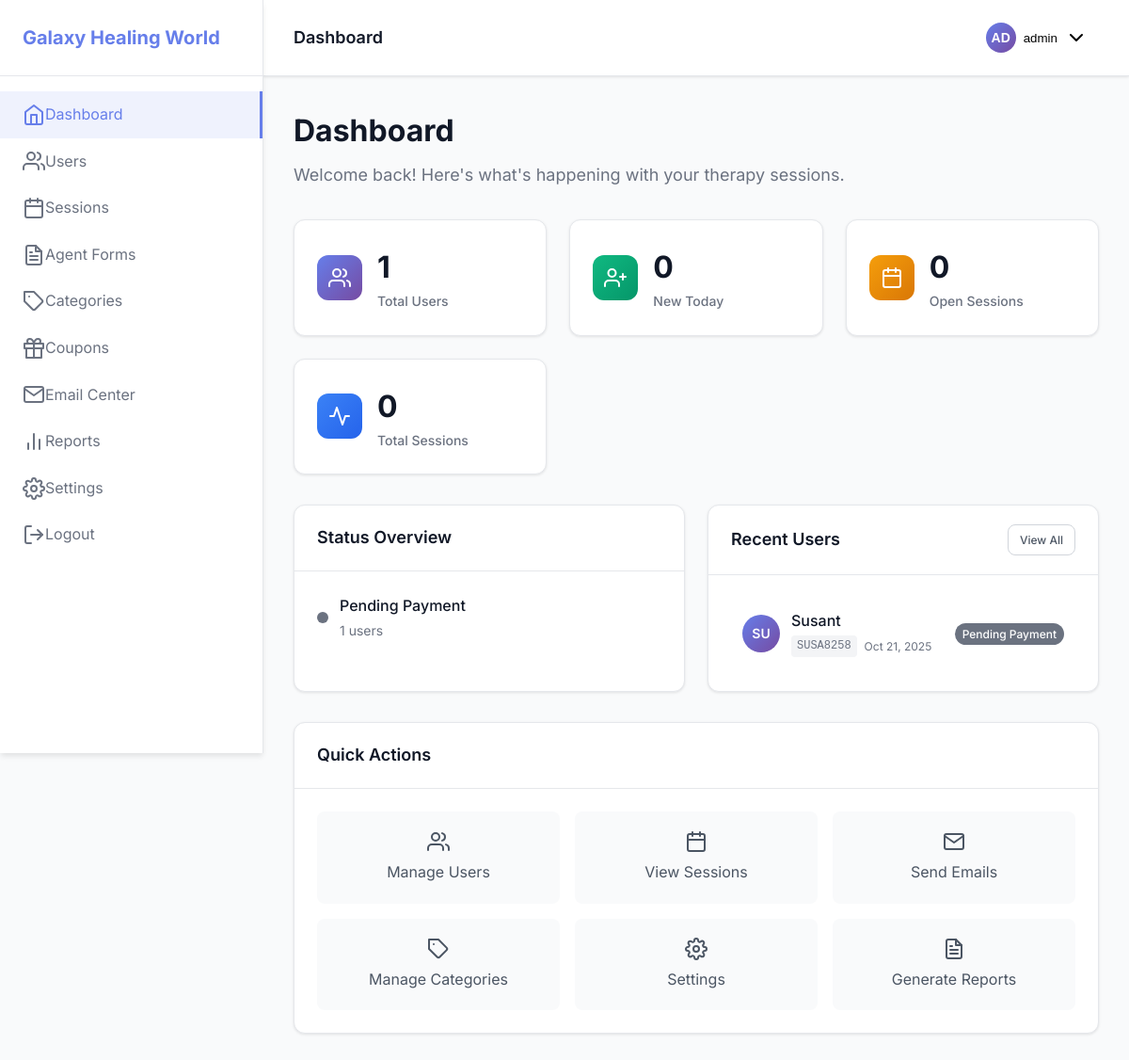
/admin/index.php (signed in), run on the app's committed database.
### tables this page shows
CREATE TABLE users (
                id INTEGER PRIMARY KEY AUTOINCREMENT,
                client_id VARCHAR(50) UNIQUE NOT NULL,
                name VARCHAR(255) NOT NULL,
                email VARCHAR(255) NOT NULL,
                mobile VARCHAR(20) NOT NULL,
                dob DATE,
                age INTEGER,
                house_number VARCHAR(255),
                street_locality VARCHAR(255),
                pincode VARCHAR(10),
                area_village VARCHAR(255),
                city VARCHAR(100),
                district VARCHAR(100),
                state VARCHAR(100),
                address TEXT,
                voice_recording_path TEXT,
                attendant VARCHAR(50) DEFAULT 'self',
                attendant_name VARCHAR(255),
                attendant_email VARCHAR(255),
                attendant_mobile VARCHAR(20),
                relationship VARCHAR(100),
                how_learned VARCHAR(100),
                has_disability VARCHAR(10) DEFAULT 'no',
                disability_type VARCHAR(255),
                disability_percentage INTEGER,
                disability_documents TEXT,
                status VARCHAR(50) DEFAULT 'first-time',
                payment_made DECIMAL(10, 2) DEFAULT 0,
                created_at DATETIME DEFAULT CURRENT_TIMESTAMP,
                updated_at DATETIME DEFAULT CURRENT_TIMESTAMP
            );

### admin/index.php (the view, shortened to what this page needs)
<?php
$db = Database::getInstance();
$pdo = $db->getConnection();
$stats = [];
$stmt = $pdo->query("SELECT COUNT(*) as count FROM users");
$stats['total_users'] = $stmt->fetch()['count'];
$stmt = $pdo->query("SELECT COUNT(*) as count FROM users WHERE DATE(created_at) = DATE('now')");
$stats['new_today'] = $stmt->fetch()['count'];
$stmt = $pdo->query("SELECT COUNT(*) as count FROM sessions WHERE query_status = 'open'");
$stats['open_sessions'] = $stmt->fetch()['count'];
$stmt = $pdo->query("SELECT COUNT(*) as count FROM sessions");
$stats['total_sessions'] = $stmt->fetch()['count'];
$stmt = $pdo->query("
    SELECT u.*, c.name as category_name, c.color as category_color
    FROM users u
    LEFT JOIN categories c ON u.status = c.name
    ORDER BY u.created_at DESC LIMIT 10
");
$recentUsers = $stmt->fetchAll();
$stmt = $pdo->query("
    SELECT u.status, c.name as category_name, c.color, COUNT(*) as count
    FROM users u
    LEFT JOIN categories c ON u.status = c.name
    GROUP BY u.status, c.name, c.color
");
$statusCounts = $stmt->fetchAll();
?>
<!DOCTYPE html>
<html lang="en">
<head>
    <link rel="stylesheet" href="../assets/css/admin.css">
    <link rel="stylesheet" href="https://cdn.jsdelivr.net/npm/feather-icons@4.28.0/feather.min.css">
</head>
<body>
    <div class="admin-layout">
        <?php include 'includes/sidebar.php'; ?>
        <div class="admin-content">
            <?php include 'includes/header.php'; ?>
            <main class="main-content">
                <div class="page-header">
                    <h1>Dashboard</h1>
                    <p>Welcome back! Here's what's happening with your therapy sessions.</p>
                </div>
                <div class="stats-grid">
                    <div class="stat-card">
                        <div class="stat-icon users">
                            <i data-feather="users"></i>
                        </div>
                        <div class="stat-content">
                            <div class="stat-number"><?php echo number_format($stats['total_users']); ?></div>
                            <div class="stat-label">Total Users</div>
                        </div>
                    </div>
                    <div class="stat-card">
                        <div class="stat-icon new">
                            <i data-feather="user-plus"></i>
                        </div>
                        <div class="stat-content">
                            <div class="stat-number"><?php echo number_format($stats['new_today']); ?></div>
                            <div class="stat-label">New Today</div>
                        </div>
                    </div>
                    <div class="stat-card">
                        <div class="stat-icon sessions">
                            <i data-feather="calendar"></i>
                        </div>
                        <div class="stat-content">
                            <div class="stat-number"><?php echo number_format($stats['open_sessions']); ?></div>
                            <div class="stat-label">Open Sessions</div>
                        </div>
                    </div>
                    <div class="stat-card">
                        <div class="stat-icon total">
                            <i data-feather="activity"></i>
                        </div>
                        <div class="stat-content">
                            <div class="stat-number"><?php echo number_format($stats['total_sessions']); ?></div>
                            <div class="stat-label">Total Sessions</div>
                        </div>
                    </div>
                </div>
                <div class="dashboard-grid">
                    <div class="dashboard-card">
                        <div class="card-header">
                            <h3>Status Overview</h3>
                        </div>
                        <div class="status-overview">
                            <?php foreach ($statusCounts as $status): ?>
                                <div class="status-item">
                                    <div class="status-color" style="background-color: <?php echo htmlspecialchars($status['color'] ?? '#6b7280'); ?>"></div>
                                    <div class="status-info">
                                        <div class="status-name"><?php echo htmlspecialchars(ucwords(str_replace('-', ' ', $status['category_name'] ?? $status['status']))); ?></div>
                                        <div class="status-count"><?php echo $status['count']; ?> users</div>
                                    </div>
                                </div>
                            <?php endforeach; ?>
                        </div>
                    </div>
                    <div class="dashboard-card">
                        <div class="card-header">
                            <h3>Recent Users</h3>
                            <a href="users.php" class="btn btn-small btn-outline">View All</a>
                        </div>
                        <div class="users-list">
                            <?php foreach ($recentUsers as $user): ?>
                                <div class="user-item">
                                    <div class="user-avatar">
                                        <?php echo strtoupper(substr($user['name'], 0, 2)); ?>
                                    </div>
                                    <div class="user-info">
                                        <div class="user-name"><?php echo htmlspecialchars($user['name']); ?></div>
                                        <div class="user-meta">
                                            <span class="user-id"><?php echo htmlspecialchars($user['client_id']); ?></span>
                                            <span class="user-date"><?php echo date('M j, Y', strtotime($user['created_at'])); ?></span>
                                        </div>
                                    </div>
                                    <div class="user-status">
                                        <span class="status-badge" style="background-color: <?php echo htmlspecialchars($user['category_color'] ?? '#6b7280'); ?>">
                                            <?php echo htmlspecialchars(ucwords(str_replace('-', ' ', $user['status']))); ?>
                                        </span>
                                    </div>
                                </div>
                            <?php endforeach; ?>
                        </div>
                    </div>
                </div>
                <div class="quick-actions">
                    <div class="dashboard-card">
                        <div class="card-header">
                            <h3>Quick Actions</h3>
                        </div>
                        <div class="actions-grid">
                            <a href="users.php" class="action-item">
                                <i data-feather="users"></i>
                                <span>Manage Users</span>
                            </a>
                            <a href="sessions.php" class="action-item">
                                <i data-feather="calendar"></i>
                                <span>View Sessions</span>
                            </a>
                            <a href="email.php" class="action-item">
                                <i data-feather="mail"></i>
                                <span>Send Emails</span>
                            </a>
                            <a href="categories.php" class="action-item">
                                <i data-feather="tag"></i>
                                <span>Manage Categories</span>
                            </a>
                            <a href="settings.php" class="action-item">
                                <i data-feather="settings"></i>
                                <span>Settings</span>
                            </a>
                            <a href="reports.php" class="action-item">
                                <i data-feather="file-text"></i>
                                <span>Generate Reports</span>
                            </a>
                        </div>
                    </div>
                </div>
            </main>
        </div>
    </div>
</body>
</html>

### assets/css/admin.css (style rules this page uses)
* { margin: 0; padding: 0; box-sizing: border-box; }
body { font-family: 'Inter', -apple-system, BlinkMacSystemFont, 'Segoe UI', Roboto, sans-serif; line-height: 1.6; color: #374151; background: #f9fafb; }
.admin-layout { display: flex; min-height: 100vh; }
.admin-content { flex: 1; margin-left: 280px; display: flex; flex-direction: column; }
.main-content { flex: 1; padding: 32px; overflow-y: auto; }
.user-avatar { width: 32px; height: 32px; border-radius: 50%; background: linear-gradient(135deg, #667eea 0%, #764ba2 100%); display: flex; align-items: center; justify-content: center; color: white; font-weight: 600; font-size: 14px; }
.page-header { margin-bottom: 32px; }
.page-header h1 { font-size: 2rem; font-weight: 700; color: #111827; margin-bottom: 8px; }
.page-header p { color: #6b7280; font-size: 1.125rem; }
.stats-grid { display: grid; grid-template-columns: repeat(auto-fit, minmax(250px, 1fr)); gap: 24px; margin-bottom: 32px; }
.stat-card { background: #ffffff; padding: 24px; border-radius: 12px; box-shadow: 0 1px 3px 0 rgba(0, 0, 0, 0.1); border: 1px solid #e5e7eb; display: flex; align-items: center; gap: 16px; transition: transform 0.2s ease, box-shadow 0.2s ease; }
.stat-icon { width: 48px; height: 48px; border-radius: 12px; display: flex; align-items: center; justify-content: center; color: white; }
.stat-icon.users { background: linear-gradient(135deg, #667eea 0%, #764ba2 100%); }
.stat-icon.new { background: linear-gradient(135deg, #10b981 0%, #059669 100%); }
.stat-icon.sessions { background: linear-gradient(135deg, #f59e0b 0%, #d97706 100%); }
.stat-icon.total { background: linear-gradient(135deg, #3b82f6 0%, #2563eb 100%); }
.stat-number { font-size: 2rem; font-weight: 700; color: #111827; }
.stat-label { color: #6b7280; font-size: 0.875rem; font-weight: 500; }
.dashboard-grid { display: grid; grid-template-columns: 1fr 1fr; gap: 24px; margin-bottom: 32px; }
.dashboard-card { background: #ffffff; border-radius: 12px; box-shadow: 0 1px 3px 0 rgba(0, 0, 0, 0.1); border: 1px solid #e5e7eb; overflow: hidden; }
.card-header { padding: 20px 24px; border-bottom: 1px solid #e5e7eb; display: flex; justify-content: space-between; align-items: center; }
.card-header h3 { font-size: 1.125rem; font-weight: 600; color: #111827; }
.status-overview { padding: 24px; display: flex; flex-direction: column; gap: 16px; }
.status-item { display: flex; align-items: center; gap: 12px; }
.status-color { width: 12px; height: 12px; border-radius: 50%; flex-shrink: 0; }
.status-info { flex: 1; }
.status-name { font-weight: 500; color: #111827; margin-bottom: 2px; }
.status-count { font-size: 0.875rem; color: #6b7280; }
.users-list { padding: 24px; display: flex; flex-direction: column; gap: 16px; max-height: 400px; overflow-y: auto; }
.user-item { display: flex; align-items: center; gap: 12px; padding: 12px; border-radius: 8px; transition: background 0.2s ease; }
.user-item .user-avatar { width: 40px; height: 40px; font-size: 14px; flex-shrink: 0; }
.user-info { flex: 1; min-width: 0; }
.user-name { font-weight: 500; color: #111827; margin-bottom: 2px; white-space: nowrap; overflow: hidden; text-overflow: ellipsis; }
.user-meta { display: flex; align-items: center; gap: 8px; font-size: 0.75rem; color: #6b7280; }
.user-id { font-family: 'Monaco', 'Menlo', monospace; background: #f3f4f6; padding: 2px 6px; border-radius: 4px; }
.status-badge { padding: 4px 8px; border-radius: 12px; font-size: 0.75rem; font-weight: 500; color: white; white-space: nowrap; }
.quick-actions { margin-bottom: 32px; }
.actions-grid { padding: 24px; display: grid; grid-template-columns: repeat(auto-fit, minmax(200px, 1fr)); gap: 16px; }
.action-item { display: flex; flex-direction: column; align-items: center; gap: 8px; padding: 20px; border-radius: 8px; background: #f9fafb; color: #4b5563; text-decoration: none; transition: all 0.2s ease; }
.btn { padding: 10px 20px; border: none; border-radius: 8px; font-weight: 500; text-decoration: none; display: inline-flex; align-items: center; gap: 8px; cursor: pointer; transition: all 0.2s ease; font-size: 14px; }
.btn-outline { background: transparent; border: 1px solid #d1d5db; color: #4b5563; }
.btn-small { padding: 6px 12px; font-size: 12px; }
.status-name { font-weight: 500; color: #111827; }
.status-count { color: #6b7280; font-size: 0.875rem; }

### data on the page
users: id "1", payment_made "0", name "SU", name "Susant", client "SUSA8258", created_at "Oct 21, 2025", status "Pending Payment"

### other printed values
Config::get('site.name') "Galaxy Healing World"
$pageTitle "Dashboard"
substr($_SESSION['admin_username'] ?? 'A', 0, 2) "AD"
$_SESSION['admin_username'] "admin"
str_replace('-', ' ', $status['category_name'] ?? $status['status']) "Pending Payment"
$status['count'] "1"
